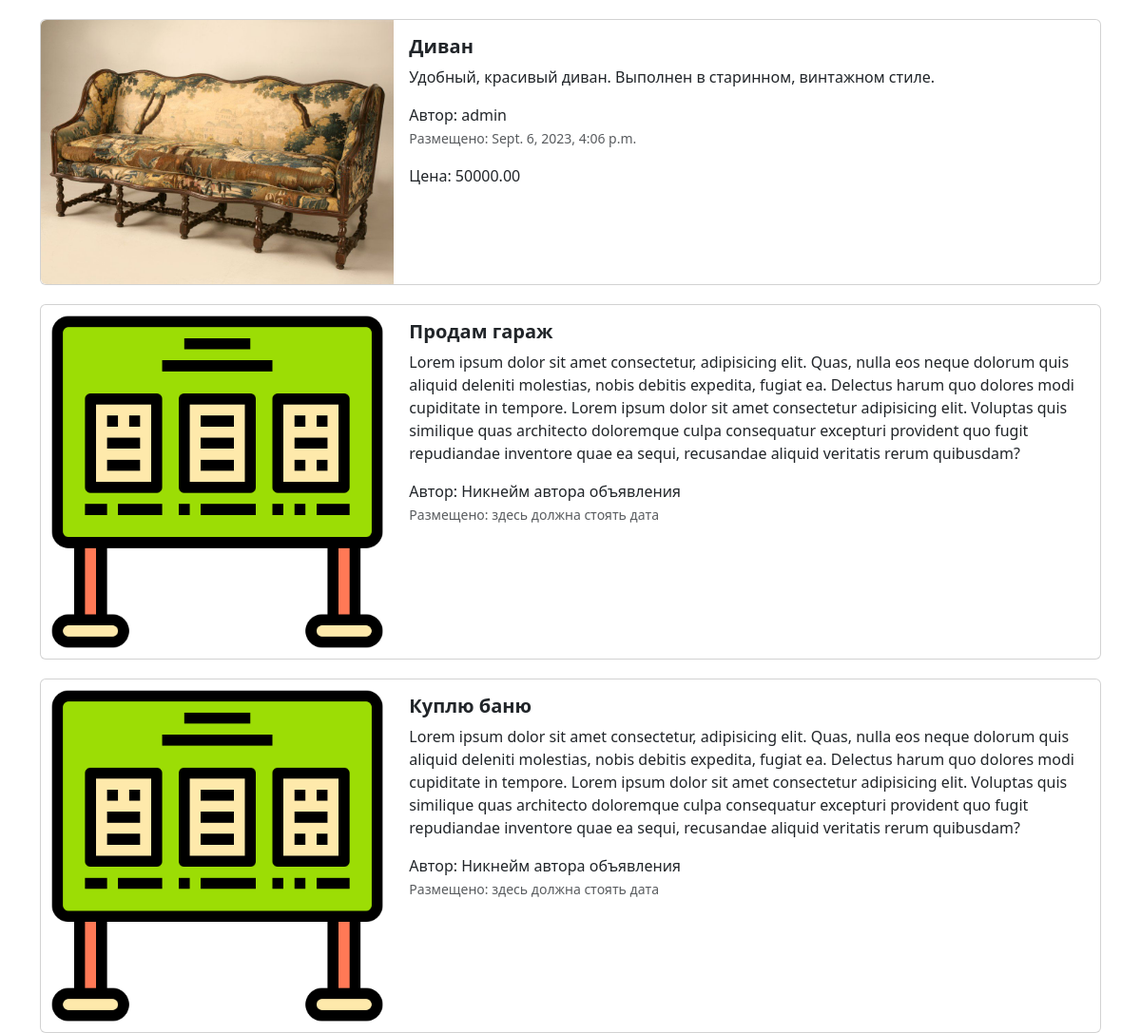
Before: / (middle part) with the older database file.
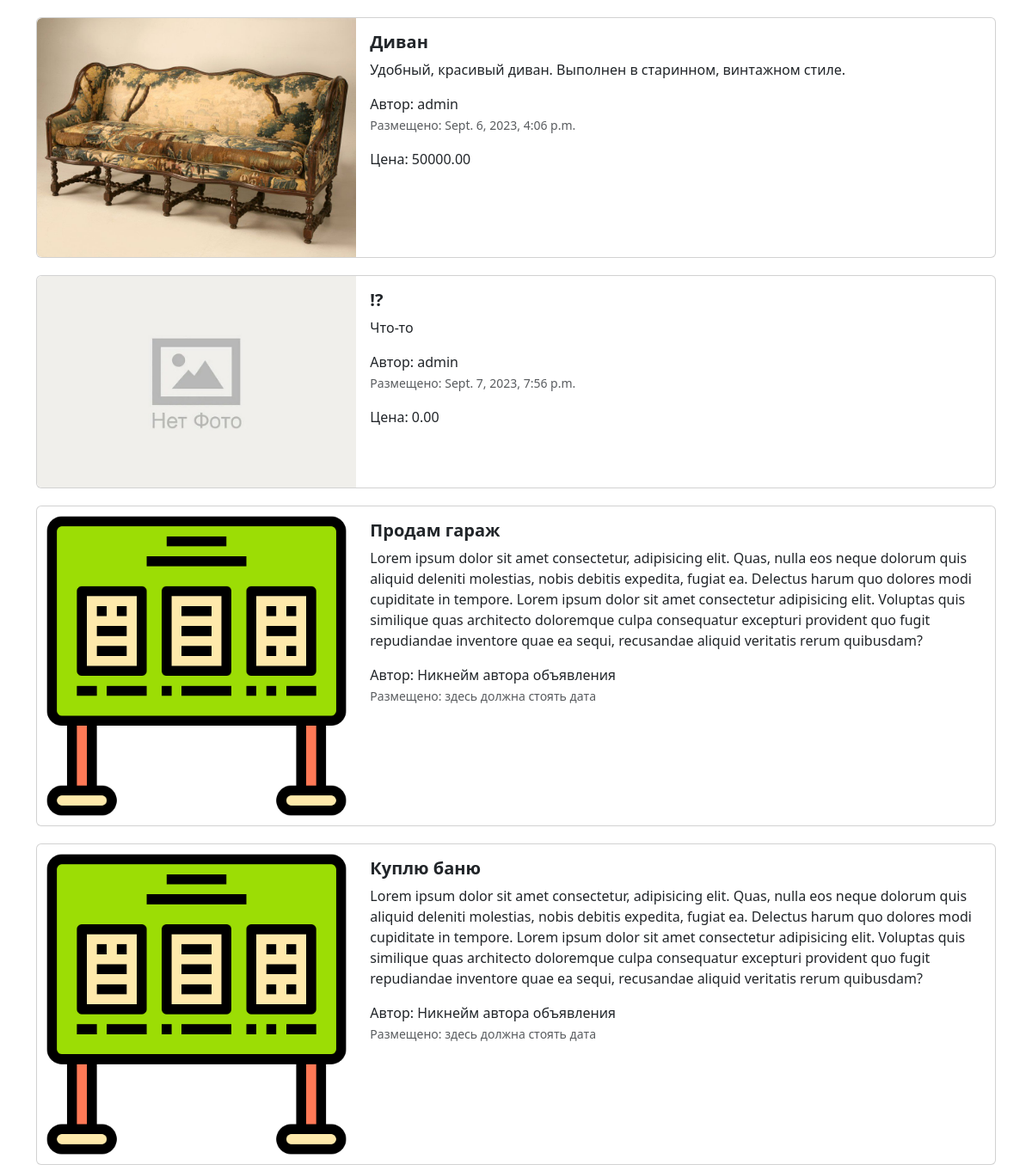
After: the same page with the newer database file.
### advertisements/models.py (models this page shows, shortened)
class Advertisement(models.Model): # наследую класс Model для создания таблицы в БД
    title=models.CharField(verbose_name='Название',max_length=100) # текстовое поле
    description=models.TextField('Описание')
    price=models.DecimalField('Цена', max_digits=10, decimal_places=2)
    auction=models.BooleanField('Торг', help_text='Отметьте, возможен ли торг')
    created_at=models.DateTimeField(auto_now_add=True) # сохраняем дату создания
    updated_at=models.DateTimeField(auto_now=True) # дата будет обновляться каждый раз при изменении объявления
    user = models.ForeignKey(User, on_delete=models.CASCADE) # если User буджет удален то все обьявления связанные с ним тоже будут удалены
    image = models.ImageField('Изображения', upload_to='advertisements/')
    class Meta:
        db_table='advertisements'

### advertisements/views.py (the view)
# urls.py: 2. Add a URL to urlpatterns:  path('', views.home, name='home')
def home(request):
    data = Advertisement.objects.all() # беру все записи из БД
    context = {'advertisements' : data} # словарь
    return render(request, 'index.html', context)

### templates/index.html (shortened to what this page needs)
{% extends 'base.html' %}
{% load static %}
{% block content %}
<div class="container">
  <div class="col">
    {% for adv in advertisements%}
    <div class="card mb-2" style="max-width: 1200px; margin-top: 20px;">
      <div class="row g-0">
        <div class="col-md-4">
          <a href="advertisement.html" class="nav-link">
            {% if adv.image %}
              <img src=" {{adv.image.url}} " class="img-fluid rounded-start" alt="Card title">
            {% else %}
              <img src="{% static 'img/adv.png' %}" class="img-fluid rounded-start" alt="Card title">
            {% endif %}
          </a>
        </div>
        <div class="col-md-8">
          <div class="card-body">
            <h5 class="card-title">
              <a href="advertisement.html" class="nav-link"><strong>{{adv.title}}</strong></a>
            </h5>
            <a href="advertisement.html" class="nav-link">
              <p class="card-text">
                {{adv.description}}
              </p>
              <span>Автор: {{adv.user}}</span>
              <p class="card-text"><small class="text-muted">Размещено: {{adv.created_at}}</small></p>
              <span>Цена: {{adv.price}}</span>
            </a>
          </div>
        </div>
      </div>
    </div>
    {% endfor %}
    <div class="card mb-2" style="max-width: 1200px; margin-top: 20px;">
      <div class="row g-0">
        <div class="col-md-4">
          <a href="advertisement.html" class="nav-link">
            <img src="{% static 'img/adv.png' %}" class="img-fluid rounded-start" alt="Card title">
          </a>
        </div>
        <div class="col-md-8">
          <div class="card-body">
            <h5 class="card-title">
              <a href="advertisement.html" class="nav-link"><strong>Продам гараж</strong></a>
            </h5>
            <a href="advertisement.html" class="nav-link">
              <p class="card-text">
                Lorem ipsum dolor sit amet consectetur, adipisicing elit. Quas, nulla eos neque dolorum quis aliquid
                deleniti molestias, nobis debitis expedita, fugiat ea. Delectus harum quo dolores modi cupiditate in
                tempore. Lorem ipsum dolor sit amet consectetur adipisicing elit. Voluptas quis similique quas
                architecto doloremque culpa consequatur excepturi provident quo fugit repudiandae inventore quae ea
                sequi, recusandae aliquid veritatis rerum quibusdam?
              </p>
              <span>Автор: Никнейм автора объявления</span>
              <p class="card-text"><small class="text-muted">Размещено: здесь должна стоять дата</small></p>
            </a>
          </div>
        </div>
      </div>
    </div>
    <div class="card mb-2" style="max-width: 1200px; margin-top: 20px;">
      <div class="row g-0">
        <div class="col-md-4">
          <a href="advertisement.html" class="nav-link">
            <img src="{% static 'img/adv.png' %}" class="img-fluid rounded-start" alt="Card title">
          </a>
        </div>
        <div class="col-md-8">
          <div class="card-body">
            <h5 class="card-title">
              <a href="advertisement.html" class="nav-link"><strong>Куплю баню</strong></a>
            </h5>
            <a href="advertisement.html" class="nav-link">
              <p class="card-text">
                Lorem ipsum dolor sit amet consectetur, adipisicing elit. Quas, nulla eos neque dolorum quis aliquid
                deleniti molestias, nobis debitis expedita, fugiat ea. Delectus harum quo dolores modi cupiditate in
                tempore. Lorem ipsum dolor sit amet consectetur adipisicing elit. Voluptas quis similique quas
                architecto doloremque culpa consequatur excepturi provident quo fugit repudiandae inventore quae ea
                sequi, recusandae aliquid veritatis rerum quibusdam?
              </p>
              <span>Автор: Никнейм автора объявления</span>
              <p class="card-text"><small class="text-muted">Размещено: здесь должна стоять дата</small></p>
            </a>
          </div>
        </div>
      </div>
    </div>
  </div>
</div>
{% endblock %}

### templates/base.html (shortened to what this page needs)
{% load static %}
<!DOCTYPE html>
<html lang="en">
<head>
  <link href="{% static 'css/bootstrap.min.css' %}" rel="stylesheet">
  <link rel="stylesheet" href="{% static 'css/fontello.css' %}">
</head>
<body>
{% block content %}
{% endblock %}
</body>
</html>

Changed rows visible on the page:
added Advertisement: image (placeholder picture), title "!?", description "Что-то", user "admin", created_at "Sept. 7, 2023, 7:56 p.m.", price "0.00"
